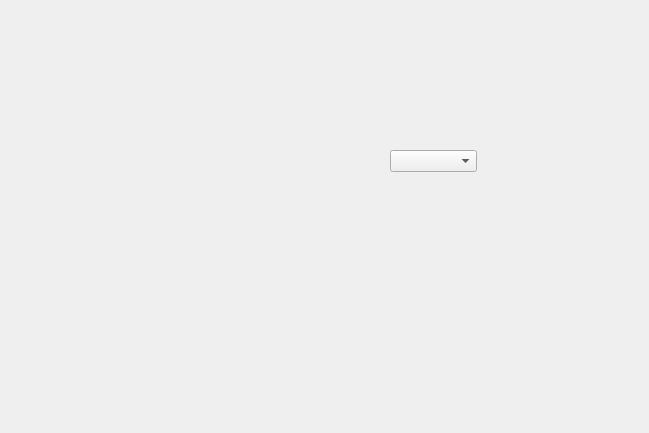
<?xml version="1.0" encoding="UTF-8"?>
<ui version="4.0">
 <class>MainWindow</class>
 <widget class="QMainWindow" name="MainWindow">
  <property name="geometry">
   <rect>
    <x>0</x>
    <y>0</y>
    <width>649</width>
    <height>433</height>
   </rect>
  </property>
  <property name="windowTitle">
   <string>MainWindow</string>
  </property>
  <widget class="QWidget" name="centralWidget">
   <widget class="QComboBox" name="comboBox">
    <property name="geometry">
     <rect>
      <x>390</x>
      <y>150</y>
      <width>87</width>
      <height>22</height>
     </rect>
    </property>
   </widget>
  </widget>
 </widget>
 <layoutdefault spacing="6" margin="11"/>
 <resources/>
 <connections/>
</ui>
